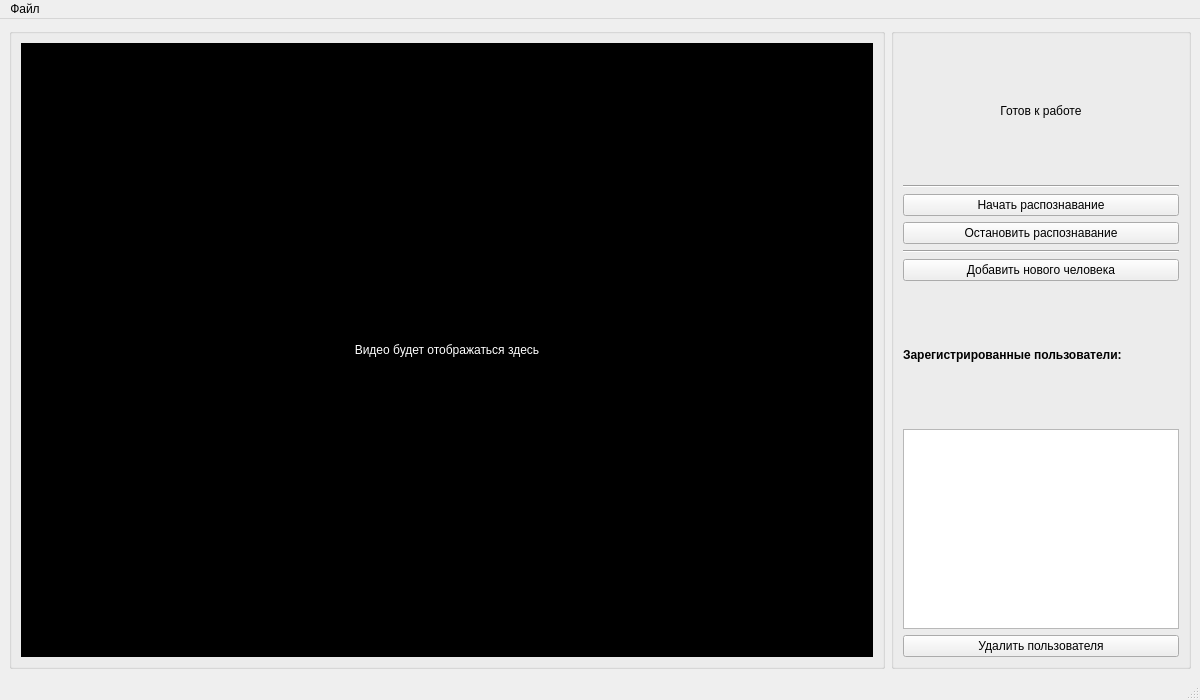
<?xml version="1.0" encoding="UTF-8"?>
<ui version="4.0">
 <class>MainWindow</class>
 <widget class="QMainWindow" name="MainWindow">
  <property name="geometry">
   <rect>
    <x>0</x>
    <y>0</y>
    <width>1200</width>
    <height>700</height>
   </rect>
  </property>
  <property name="windowTitle">
   <string>Система распознавания лиц</string>
  </property>
  <widget class="QWidget" name="centralwidget">
   <layout class="QHBoxLayout" name="horizontalLayout">
    <item>
     <widget class="QGroupBox" name="groupVideo">
      <property name="minimumSize">
       <size>
        <width>640</width>
        <height>480</height>
       </size>
      </property>
      <property name="title">
       <string/>
      </property>
      <layout class="QVBoxLayout" name="verticalLayout_video">
       <item>
        <widget class="QLabel" name="videoLabel">
         <property name="minimumSize">
          <size>
           <width>640</width>
           <height>480</height>
          </size>
         </property>
         <property name="styleSheet">
          <string>background-color: black; color: white;</string>
         </property>
         <property name="text">
          <string>Видео будет отображаться здесь</string>
         </property>
         <property name="alignment">
          <set>Qt::AlignmentFlag::AlignCenter</set>
         </property>
        </widget>
       </item>
      </layout>
     </widget>
    </item>
    <item>
     <widget class="QGroupBox" name="groupControls">
      <property name="minimumSize">
       <size>
        <width>280</width>
        <height>0</height>
       </size>
      </property>
      <property name="maximumSize">
       <size>
        <width>300</width>
        <height>16777215</height>
       </size>
      </property>
      <property name="layoutDirection">
       <enum>Qt::LayoutDirection::LeftToRight</enum>
      </property>
      <property name="title">
       <string/>
      </property>
      <property name="alignment">
       <set>Qt::AlignmentFlag::AlignCenter</set>
      </property>
      <layout class="QVBoxLayout" name="verticalLayout_controls">
       <item>
        <widget class="QLabel" name="statusLabel">
         <property name="text">
          <string>Готов к работе</string>
         </property>
         <property name="alignment">
          <set>Qt::AlignmentFlag::AlignCenter</set>
         </property>
         <property name="wordWrap">
          <bool>true</bool>
         </property>
        </widget>
       </item>
       <item>
        <widget class="Line" name="line_1">
         <property name="orientation">
          <enum>Qt::Orientation::Horizontal</enum>
         </property>
        </widget>
       </item>
       <item>
        <widget class="QPushButton" name="btnStart">
         <property name="text">
          <string>Начать распознавание</string>
         </property>
        </widget>
       </item>
       <item>
        <widget class="QPushButton" name="btnStop">
         <property name="text">
          <string>Остановить распознавание</string>
         </property>
        </widget>
       </item>
       <item>
        <widget class="Line" name="line_2">
         <property name="orientation">
          <enum>Qt::Orientation::Horizontal</enum>
         </property>
        </widget>
       </item>
       <item>
        <widget class="QPushButton" name="btnAddPerson">
         <property name="text">
          <string>Добавить нового человека</string>
         </property>
        </widget>
       </item>
       <item>
        <widget class="QLabel" name="usersLabel">
         <property name="font">
          <font>
           <bold>true</bold>
          </font>
         </property>
         <property name="text">
          <string>Зарегистрированные пользователи:</string>
         </property>
        </widget>
       </item>
       <item>
        <widget class="QListWidget" name="usersList">
         <property name="maximumSize">
          <size>
           <width>16777215</width>
           <height>200</height>
          </size>
         </property>
         <property name="selectionMode">
          <enum>QAbstractItemView::SelectionMode::SingleSelection</enum>
         </property>
        </widget>
       </item>
       <item>
        <widget class="QPushButton" name="btnDeleteUser">
         <property name="text">
          <string>Удалить пользователя</string>
         </property>
        </widget>
       </item>
      </layout>
     </widget>
    </item>
   </layout>
  </widget>
  <widget class="QMenuBar" name="menubar">
   <property name="geometry">
    <rect>
     <x>0</x>
     <y>0</y>
     <width>1200</width>
     <height>22</height>
    </rect>
   </property>
   <widget class="QMenu" name="menuFile">
    <property name="title">
     <string>Файл</string>
    </property>
    <addaction name="actionExit"/>
   </widget>
   <addaction name="menuFile"/>
  </widget>
  <widget class="QStatusBar" name="statusbar"/>
  <action name="actionExit">
   <property name="text">
    <string>Выход</string>
   </property>
  </action>
 </widget>
 <resources/>
 <connections/>
</ui>
